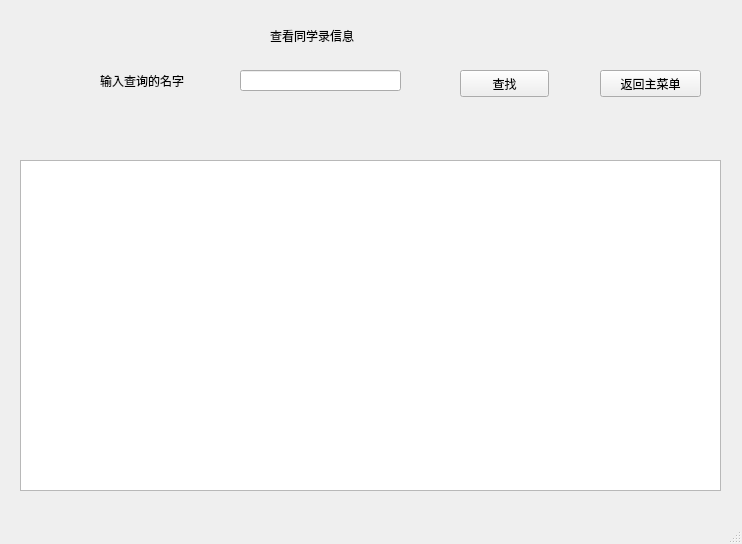
<?xml version="1.0" encoding="UTF-8"?>
<ui version="4.0">
 <class>select_stu</class>
 <widget class="QMainWindow" name="select_stu">
  <property name="geometry">
   <rect>
    <x>0</x>
    <y>0</y>
    <width>742</width>
    <height>544</height>
   </rect>
  </property>
  <property name="windowTitle">
   <string>MainWindow</string>
  </property>
  <widget class="QWidget" name="centralwidget">
   <widget class="QTableView" name="tableView">
    <property name="geometry">
     <rect>
      <x>20</x>
      <y>160</y>
      <width>701</width>
      <height>331</height>
     </rect>
    </property>
   </widget>
   <widget class="QPushButton" name="pushButton">
    <property name="geometry">
     <rect>
      <x>460</x>
      <y>70</y>
      <width>89</width>
      <height>27</height>
     </rect>
    </property>
    <property name="styleSheet">
     <string notr="true">font: 75 11pt &quot;Agency FB&quot;;</string>
    </property>
    <property name="text">
     <string>查找</string>
    </property>
   </widget>
   <widget class="QLineEdit" name="lineEdit">
    <property name="geometry">
     <rect>
      <x>240</x>
      <y>70</y>
      <width>161</width>
      <height>21</height>
     </rect>
    </property>
   </widget>
   <widget class="QLabel" name="label">
    <property name="geometry">
     <rect>
      <x>100</x>
      <y>70</y>
      <width>131</width>
      <height>21</height>
     </rect>
    </property>
    <property name="styleSheet">
     <string notr="true">font: 75 11pt &quot;Agency FB&quot;;</string>
    </property>
    <property name="text">
     <string>输入查询的名字</string>
    </property>
   </widget>
   <widget class="QPushButton" name="backButton">
    <property name="geometry">
     <rect>
      <x>600</x>
      <y>70</y>
      <width>101</width>
      <height>27</height>
     </rect>
    </property>
    <property name="styleSheet">
     <string notr="true">font: 75 11pt &quot;Agency FB&quot;;</string>
    </property>
    <property name="text">
     <string>返回主菜单</string>
    </property>
   </widget>
   <widget class="QLabel" name="label_2">
    <property name="geometry">
     <rect>
      <x>270</x>
      <y>20</y>
      <width>221</width>
      <height>31</height>
     </rect>
    </property>
    <property name="styleSheet">
     <string notr="true">font: 75 15pt &quot;Agency FB&quot;;</string>
    </property>
    <property name="text">
     <string>查看同学录信息</string>
    </property>
   </widget>
  </widget>
  <widget class="QMenuBar" name="menubar">
   <property name="geometry">
    <rect>
     <x>0</x>
     <y>0</y>
     <width>742</width>
     <height>26</height>
    </rect>
   </property>
  </widget>
  <widget class="QStatusBar" name="statusbar"/>
 </widget>
 <resources/>
 <connections/>
</ui>
